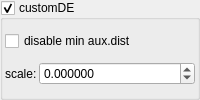
    <widget class="MyGroupBox" name="groupCheck_transf_function_enabledO_false">
     <property name="title">
      <string>customDE&amp;</string>
     </property>
     <property name="checkable">
      <bool>true</bool>
     </property>
     <layout class="QVBoxLayout" name="verticalLayout_13" stretch="0,0">
      <property name="spacing">
       <number>2</number>
      </property>
      <property name="leftMargin">
       <number>2</number>
      </property>
      <property name="topMargin">
       <number>2</number>
      </property>
      <property name="rightMargin">
       <number>2</number>
      </property>
      <property name="bottomMargin">
       <number>2</number>
      </property>
      <item>
       <widget class="MyCheckBox" name="checkBox_transf_function_enabledY_false">
        <property name="text">
         <string>disable min aux.dist</string>
        </property>
       </widget>
      </item>
      <item>
       <layout class="QGridLayout" name="gridLayout_31" columnstretch="0,0,0,1">
        <property name="spacing">
         <number>2</number>
        </property>
        <item row="0" column="2">
         <widget class="QLabel" name="label_257">
          <property name="text">
           <string>scale:</string>
          </property>
         </widget>
        </item>
        <item row="0" column="3">
         <widget class="MyDoubleSpinBox" name="spinbox_transf_offsetA_1">
          <property name="sizePolicy">
           <sizepolicy hsizetype="Minimum" vsizetype="Maximum">
            <horstretch>0</horstretch>
            <verstretch>0</verstretch>
           </sizepolicy>
          </property>
          <property name="prefix">
           <string/>
          </property>
          <property name="suffix">
           <string/>
          </property>
          <property name="decimals">
           <number>6</number>
          </property>
          <property name="minimum">
           <double>-99.989999999999995</double>
          </property>
          <property name="maximum">
           <double>99.989999999999995</double>
          </property>
          <property name="singleStep">
           <double>0.100000000000000</double>
          </property>
         </widget>
        </item>
       </layout>
      </item>
     </layout>
    </widget>
